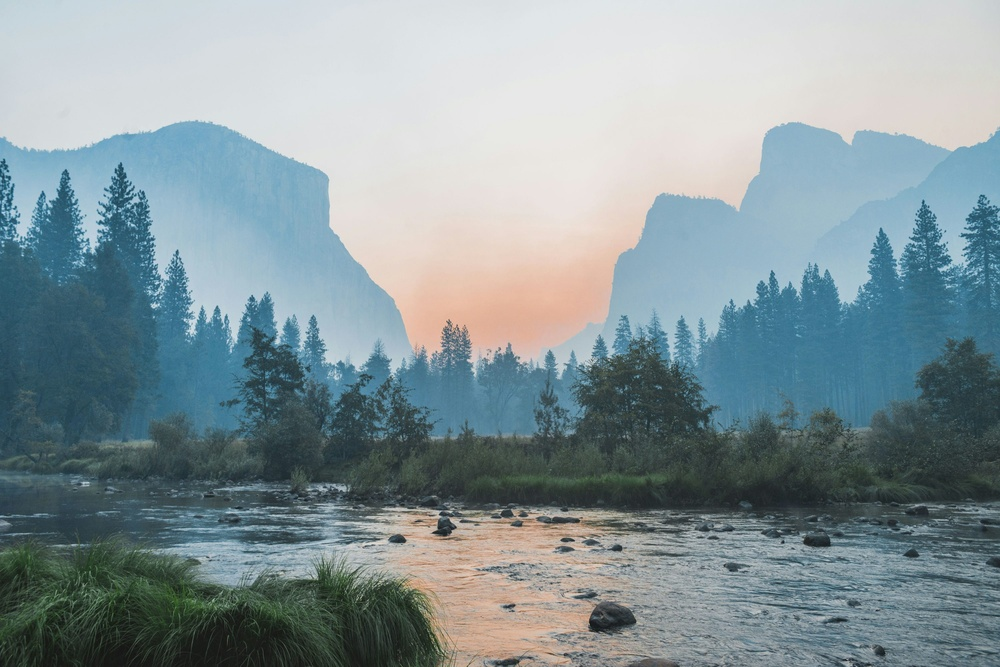
#> input picture img.jpeg, 1000 x 667 px, shrunk from 3000 x 2002 before the run
$ python black-and-white.py
#> lines starting #> are read from the running program, lines starting #| are printed output that depends on the picture
from PIL import Image

ORIGINALIMAGE = "img.jpeg"

OUTPUTIMAGE = "modifiedimg.jpg"


img = Image.open(ORIGINALIMAGE)
#> img is the input picture: PIL image 1000x667 RGB; mean R, G, B 133.1, 149.4, 154
rgb_img = img.convert('RGB')
width, height = rgb_img.size
#> width = 1000; height = 667
imgMod = Image.new('RGB',(width,height),color = (0,0,0))
#> imgMod: PIL image 1000x667 RGB; every value is 0


for i in range(height):
    for j in range(width):
       r, g, b =  rgb_img.getpixel((j,i))
       avg = int((r + g + b)/3)
       imgMod.putpixel((j,i),(avg,avg,avg))
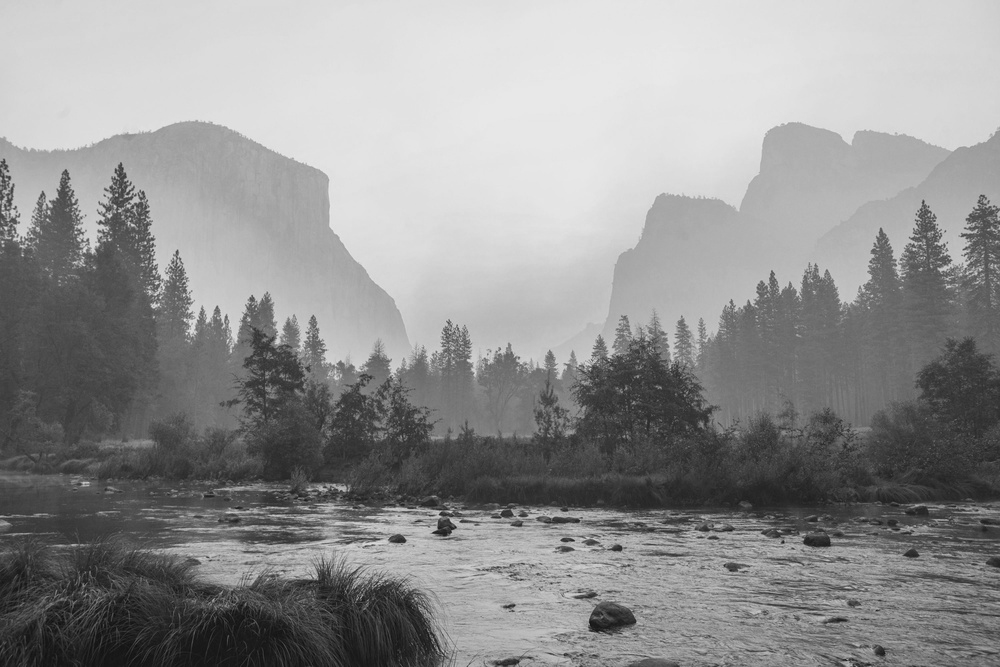
#> imgMod: PIL image 1000x667 RGB; min 12, max 233, mean 145.1

imgMod.save(OUTPUTIMAGE)
